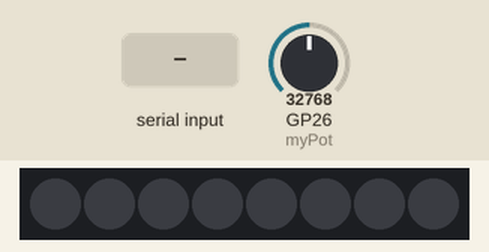
The program below on a simulated Raspberry Pi Pico running MicroPython. Shown: 8 RGB LEDs in strip order, left to right. The test bench sets the inputs (shaded band); at power-on: GP26 (myPot) = 32768 (analog values on the 0–65535 scale). Random numbers come from a fixed seed; what the program prints to the serial console is not drawn.

Above: at 1.2 s.
1.3 s: "blue" typed at the serial console, then Enter
At 3.04 s:
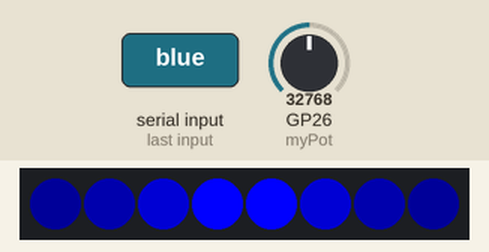
3.1 s: GP26 (myPot) set to 7864
4.8 s: GP26 (myPot) set to 19660
6.7 s: GP26 (myPot) set to 0
At 7.47 s:
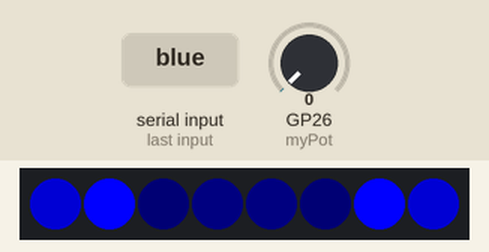
Timing chart, 0 to 10.7 s (numbered marks = the images above; inputs shaded):
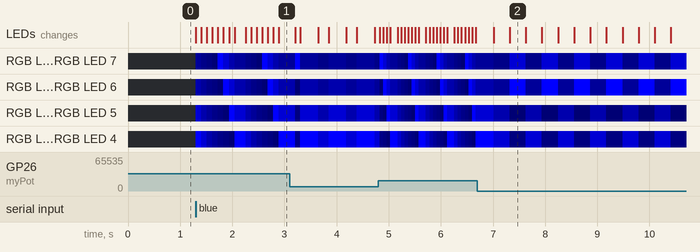

Measured:
- after the input at 1.3 s, RGB LED 0: off → RGB(0, 0, 25) at once, → RGB(0, 0, 10) 0.11 s later, → RGB(0, 0, 5) 0.11 s later, → RGB(0, 0, 1) 0.11 s later, … (15 changes in this stretch); RGB LED 1: off → RGB(0, 0, 50) at once, → RGB(0, 0, 25) 0.11 s later, → RGB(0, 0, 10) 0.11 s later, → RGB(0, 0, 5) 0.11 s later, … (15 changes in this stretch)

The program:

Fade_In_and_Out.py
```python
# Lesson 53 McWhorter's Pico W Course
# Fade In and Out
# Lori Pfahler
# January 2024

# import modules - using neopixel library that is built in
import neopixel
from machine import Pin
from utime import sleep, sleep_ms

# setup neopixel string
strPin = 0
nPixels = 8
myString = neopixel.NeoPixel(Pin(strPin), nPixels)

# setup potentiometer to control speed of scanning
myPot = machine.ADC(26)

# delay times
fastDelay = 0.01
slowDelay = 0.2
# slope for equation to link delayTime to potValue
slope = (slowDelay - fastDelay)/65535

# color dictionary
colors = {
    'RED_255'          : (255, 0 ,0),
    'RED_128'          : (128, 0, 0),
    'RED_50'           : (50, 0, 0),
    'RED_25'           : (25, 0, 0),
    'RED_10'           : (10, 0, 0),
    'RED_5'            : (5, 0, 0),
    'RED_1'            : (1, 0, 0),
    'GREEN_255'        : (0, 255, 0),
    'GREEN_128'        : (0, 128, 0),
    'GREEN_50'         : (0, 50, 0),
    'GREEN_25'         : (0, 25, 0),
    'GREEN_10'         : (0, 10, 0),
    'GREEN_5'          : (0, 5, 0),
    'GREEN_1'          : (0, 1, 0),
    'BLUE_255'         : (0, 0, 255),
    'BLUE_128'         : (0, 0, 128),
    'BLUE_50'          : (0, 0, 50),
    'BLUE_25'          : (0, 0, 25),
    'BLUE_10'          : (0, 0, 10),
    'BLUE_5'           : (0, 0, 5),
    'BLUE_1'           : (0, 0, 1),
    'BLACK'            : (0, 0, 0),
    }

# create the fade list of length 7
red_list = [colors['RED_255'], colors['RED_128'], colors['RED_50'], colors['RED_25'],
            colors['RED_10'], colors['RED_5'], colors['RED_1'], colors['BLACK']]

green_list = [colors['GREEN_255'], colors['GREEN_128'], colors['GREEN_50'], colors['GREEN_25'],
            colors['GREEN_10'],colors['GREEN_5'], colors['GREEN_1'], colors['BLACK']]

blue_list = [colors['BLUE_255'], colors['BLUE_128'], colors['BLUE_50'], colors['BLUE_25'],
            colors['BLUE_10'],colors['BLUE_5'], colors['BLUE_1'], colors['BLACK']]

# number of shades of the colors lists
lenColor = 8

# select the color to use
colorChoice = input('Enter color choice (red, green, blue): ').lower()

try:
    while True:
        for i in range(0, lenColor):
            potValue = myPot.read_u16()
            # scale the potValue to the desired range of delay times
            delayTime = (slope * potValue) + fastDelay
            # print for debugging and observing potValue and delayTime
            print(f'potValue: {potValue:5d}, delayTime: {delayTime:4.2f}', end = '\r')
            if colorChoice == 'blue':
                myString[0] = blue_list[(i + 3) % 7]
                myString[1] = blue_list[(i + 2) % 7]
                myString[2] = blue_list[(i + 1) % 7]
                myString[3] = blue_list[i % 7]
                myString[4] = blue_list[i % 7]
                myString[5] = blue_list[(i + 1) % 7]
                myString[6] = blue_list[(i + 2) % 7]
                myString[7] = blue_list[(i + 3) % 7]
            if colorChoice == 'green':
                myString[0] = green_list[(i + 3) % 7]
                myString[1] = green_list[(i + 2) % 7]
                myString[2] = green_list[(i + 1) % 7]
                myString[3] = green_list[i % 7]
                myString[4] = green_list[i % 7]
                myString[5] = green_list[(i + 1) % 7]
                myString[6] = green_list[(i + 2) % 7]
                myString[7] = green_list[(i + 3) % 7]
            if colorChoice == 'red':
                myString[0] = red_list[(i + 3) % 7]
                myString[1] = red_list[(i + 2) % 7]
                myString[2] = red_list[(i + 1) % 7]
                myString[3] = red_list[i % 7]
                myString[4] = red_list[i % 7]
                myString[5] = red_list[(i + 1) % 7]
                myString[6] = red_list[(i + 2) % 7]
                myString[7] = red_list[(i + 3) % 7]
            myString.write()
            sleep(delayTime)


except KeyboardInterrupt:
    myString.fill(colors['BLACK'])
    myString.write()
```
